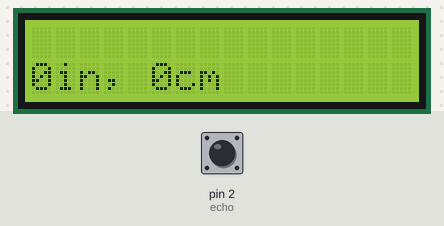
A sketch run on a simulated Arduino Uno, built with avr-gcc and run on an emulated ATmega328P. On the bench: 16×2 character LCD. Inputs (shaded band) come from the test bench; at power-on: pin 2 (echo) LOW. What the sketch prints to the serial monitor is not drawn.

Above: at 1.6 s.
1.7 s: pin 2 (echo) pulsed HIGH 5 times (0.12 s each, 0.3 s apart)
At 2.8 s:
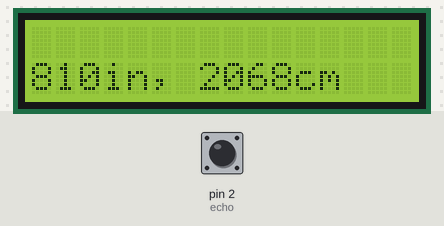
At 5.6 s:
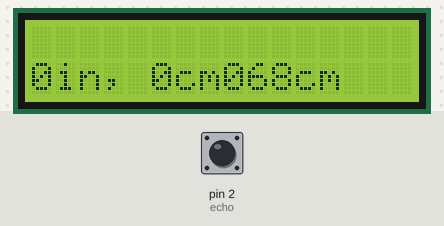
Timing chart, 0 to 7.1 s (numbered marks = the images above; inputs shaded):
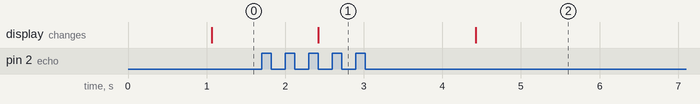

Measured:
- after the input at 1.7 s, the display: changes after 0.72 s (image 1)

The sketch:

lcd.ino
```cpp
#include<LiquidCrystal.h>
LiquidCrystal lcd(8,9,4,5,6,7);
int echo=2,trigPin=3,inches,cm;
void setup() {
  // put your setup code here, to run once:
  lcd.begin(16,2);
  lcd.setCursor(0,0);
  Serial.begin(9600);
  pinMode(trigPin,OUTPUT);
  pinMode(echo,INPUT);
}

void loop() {
  // put your main code here, to run repeatedly:
  long duration,inches,cn;
  lcd.setCursor(0,1);
  digitalWrite(trigPin,LOW);
  delayMicroseconds(2);
  digitalWrite(trigPin,HIGH);
  delayMicroseconds(10);
  duration=pulseIn(echo,HIGH);
  inches=msi(duration);
  cm=msc(duration);
  Serial.println(inches);
  Serial.println("in, ");
  Serial.println(cm);
  Serial.println("cm");
 lcd.print(inches);
  lcd.print("in, ");
  lcd.print(cm);
  lcd.print("cm");
  delay(1000);

}
long msi(long microseconds)
{
  return microseconds/74/2;
}
long msc(long microsecond)
{
  return microsecond/29/2;
}
```

flamesensorIOT.c
```cpp
int ledpin=9;
int buzzer=7;
int flame=A5;
void setup() {
  // put your setup code here, to run once:
  pinMode(ledpin,OUTPUT);
  pinMode(buzzer,OUTPUT);
  pinMode(flame,INPUT);
  Serial.begin(9600);
}

void loop() {
  // put your main code here, to run repeatedly:

    digitalWrite(ledpin,LOW);
    digitalWrite(buzzer,LOW);
    int flamevalue=analogRead(flame);
    //Serial.println(flamevalue);
    int threshold=40;
    if(flamevalue<threshold)
    {
      digitalWrite(ledpin,HIGH);
      digitalWrite(buzzer,HIGH);
    }
    else
    {
      digitalWrite(ledpin ,LOW);
      digitalWrite(buzzer,LOW);
    }
    Serial.println("flame value");
    Serial.println(flamevalue);

  delay(1000);

}
```

moisturesensorIOT.c
```cpp
#include<Servo.h>
Servo myservo;
int pos=0, sensorPin=5,sensorValue=0;
void setup() {
  // put your setup code here, to run once:
  myservo.attach(9);
  Serial.begin(9600);


}

void loop() {
  // put your main code here, to run repeatedly:
  sensorValue=analogRead(sensorPin);
  Serial.println(sensorValue);
  if(sensorValue>500)
 {
   for(pos=0;pos<180;pos+=1){
      myservo.write(pos);
    }delay(15);
    for(pos=180;pos>=0;pos-=1){
      myservo.write(pos);
    }delay(15);
  }delay(1000);
}
```

struct1.c
```cpp

```

temperaturesensorIOT.c
```cpp
int apin=0;

void setup() {
  pinMode(apin,INPUT);
  Serial.begin(9600);

}

void loop() {
  int val=analogRead(apin);
  float mvvalue=((float)val/1024) * 5000;
  float tempc= mvvalue/10;
  Serial.println("Temp in c");
  Serial.println(tempc);
  Serial.println("temp in f");
  Serial.println((9/5)* tempc+32);
  delay(1000);

}
```
